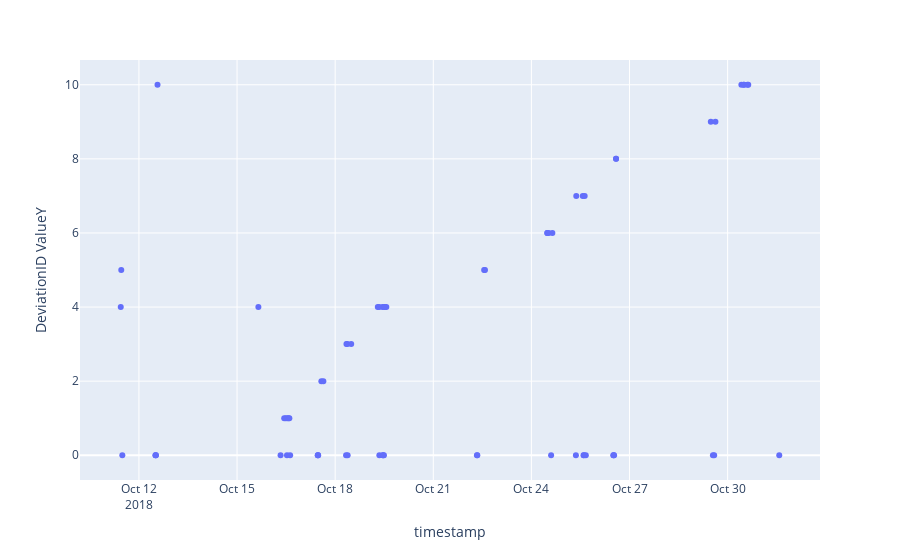

Notebook code cell kept with this figure:
### Code cell
# plot datepoints with step value 2 by timestamp
fig = px.scatter(df[df['CuStepNo ValueY'] == 2], x='timestamp', y='DeviationID ValueY')
fig.show()

### Figure 1 — Plotly figure (JSON) as saved in the notebook; plotly's stock layout.template omitted (floating-point values rounded to 4 significant figures)
{"data": [{"hovertemplate": "timestamp=%{x}<br>DeviationID ValueY=%{y}<extra></extra>", "legendgroup": "", "marker": {"color": "#636efa", "symbol": "circle"}, "mode": "markers", "name": "", "orientation": "v", "showlegend": false, "type": "scatter", "x": ["2018-10-11T10:39:15", "2018-10-11T11:01:34", "2018-10-11T11:48:41", "2018-10-12T12:10:48", "2018-10-12T12:10:49", "2018-10-12T12:30:28", "2018-10-12T13:38:17", "2018-10-15T15:38:50", "2018-10-16T07:56:27", "2018-10-16T10:35:17", "2018-10-16T11:45:12", "2018-10-16T12:37:40", "2018-10-16T12:55:09", "2018-10-16T13:47:39", "2018-10-16T14:22:28", "2018-10-16T14:57:28", "2018-10-17T11:14:50", "2018-10-17T11:14:51", "2018-10-17T11:32:19", "2018-10-17T13:52:19", "2018-10-17T15:19:45", "2018-10-18T07:59:24", "2018-10-18T08:16:52", "2018-10-18T08:51:45", "2018-10-18T09:09:17", "2018-10-18T11:46:10", "2018-10-19T07:16:19", "2018-10-19T08:08:41", "2018-10-19T08:26:16", "2018-10-19T10:37:15", "2018-10-19T10:54:42", "2018-10-19T11:12:06", "2018-10-19T11:47:04", "2018-10-19T12:04:35", "2018-10-19T12:22:05", "2018-10-19T13:31:56", "2018-10-22T08:00:30", "2018-10-22T08:18:57", "2018-10-22T13:19:26", "2018-10-22T13:56:19", "2018-10-24T11:40:29", "2018-10-24T11:40:30", "2018-10-24T12:35:57", "2018-10-24T14:27:21", "2018-10-24T15:22:41", "2018-10-25T08:39:10", "2018-10-25T08:55:56", "2018-10-25T13:41:42", "2018-10-25T14:15:12", "2018-10-25T14:31:57", "2018-10-25T15:05:30", "2018-10-25T15:55:43", "2018-10-26T12:05:55", "2018-10-26T12:23:16", "2018-10-26T12:40:33", "2018-10-26T14:06:22", "2018-10-26T14:06:23", "2018-10-29T11:39:36", "2018-10-29T13:11:34", "2018-10-29T14:07:06", "2018-10-29T15:02:34", "2018-10-30T10:04:53", "2018-10-30T11:54:54", "2018-10-30T11:54:55", "2018-10-30T14:32:31", "2018-10-30T15:07:29", "2018-10-31T13:52:25"], "xaxis": "x", "y": [4, 5, 0, 0, 0, 0, 10, 4, 0, 1, 1, 0, 1, 1, 1, 0, 0, 0, 0, 2, 2, 0, 3, 3, 0, 3, 4, 4, 0, 4, 0, 0, 0, 4, 4, 4, 0, 0, 5, 5, 6, 6, 6, 0, 6, 0, 7, 7, 0, 0, 7, 0, 0, 0, 0, 8, 8, 9, 0, 0, 9, 10, 10, 10, 10, 10, 0], "yaxis": "y"}], "layout": {"legend": {"tracegroupgap": 0}, "margin": {"t": 60}, "xaxis": {"anchor": "y", "domain": [0, 1], "title": {"text": "timestamp"}}, "yaxis": {"anchor": "x", "domain": [0, 1], "title": {"text": "DeviationID ValueY"}}}}
